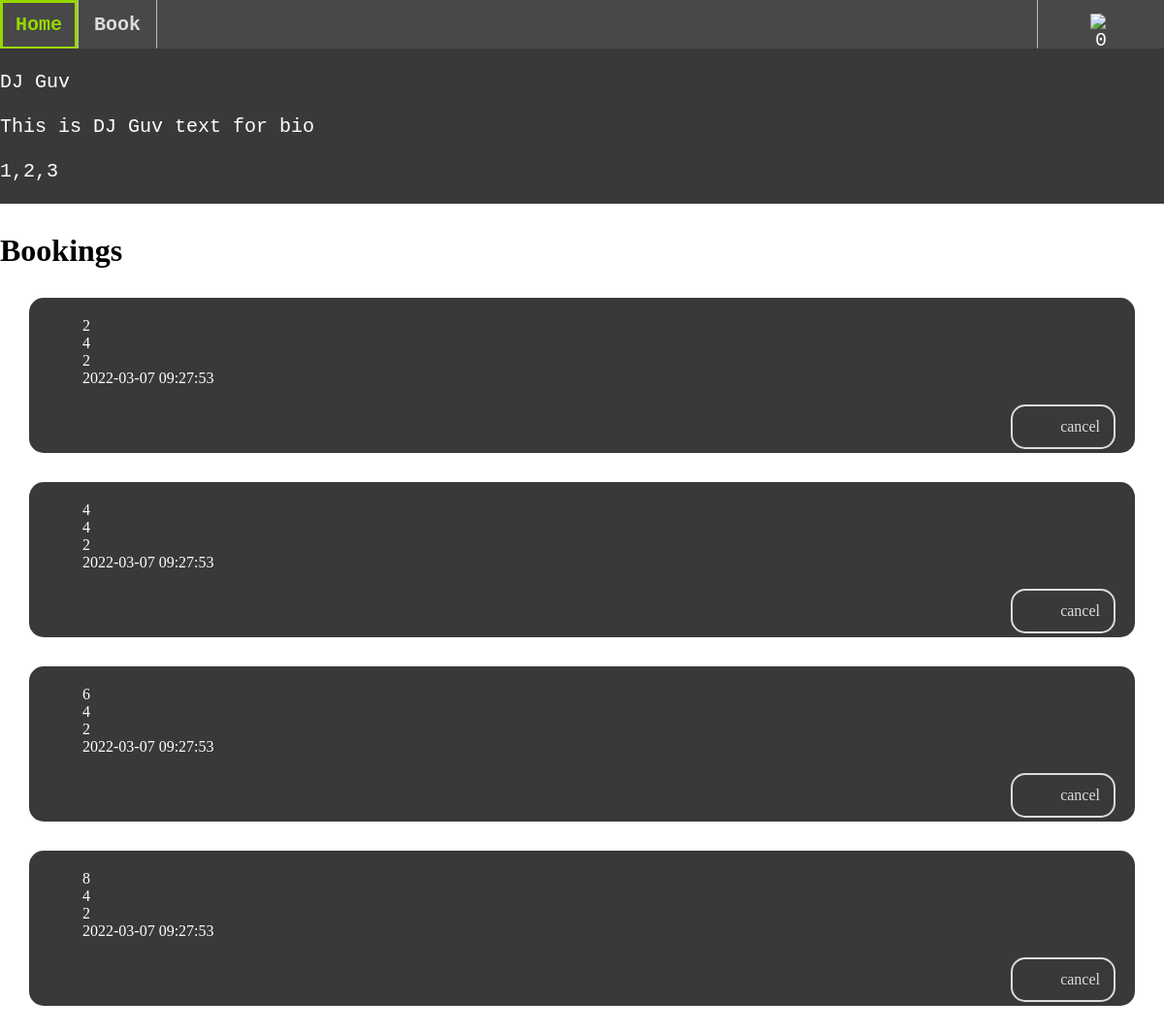
The app's page /profile (signed in), older data.
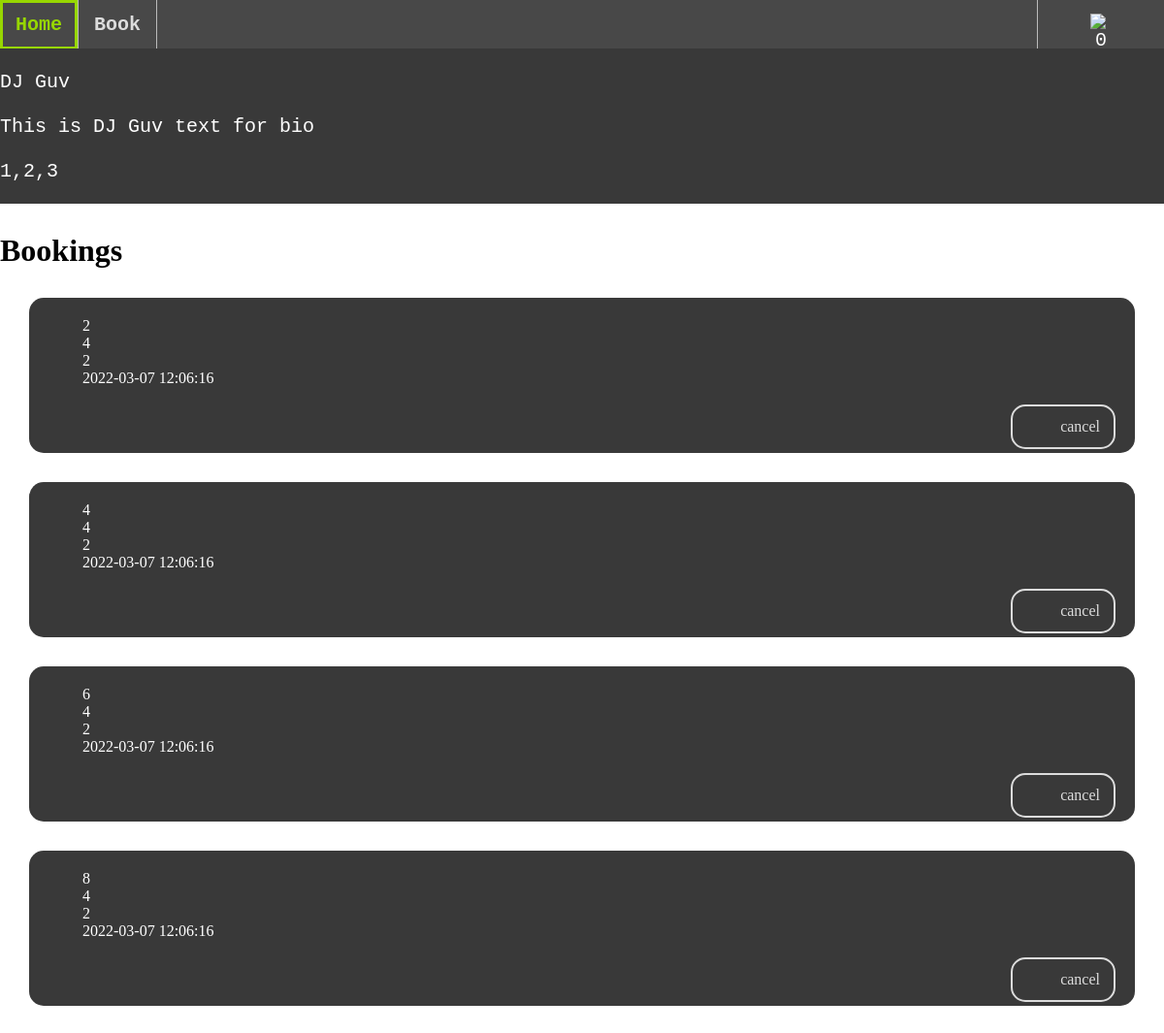
The same page, newer data.
### tables this page shows
CREATE TABLE bookings (
  id INTEGER PRIMARY KEY AUTOINCREMENT,
  booker_id INTEGER NOT NULL,
  dj_id INTEGER NOT NULL,
  created TIMESTAMP NOT NULL DEFAULT CURRENT_TIMESTAMP,
  FOREIGN KEY (booker_id) REFERENCES users(id)
  FOREIGN KEY (dj_id) REFERENCES djs(id)
);

### app.py (the view)
@app.route('/profile')
def get_profile():
    if  'userinfo' in session:
        if session['userinfo']['type'] == 'dj':
            bookings = db.db_getDJBookings(session['userinfo']['id'])
            print("here buddy")
            print(session['userinfo']['id'])
            print(bookings)
        elif (session['userinfo']['type'] == 'customer'):
            bookings = db.db_getCustomerBookings(session['userinfo']['id'])
        else:
            bookings = db.getAllBookings()
        if not bookings :
            bookings = []
        return(render_template('profile.html',user = session['userinfo'],loggedIn = True, bookings = bookings))
    else:
        return(render_template('login.html',error=""))

### db.py (called while the page is built)
def get_db():
    db = None
    if not db:
        try:
            db = sqlite3.connect(
                current_app.config['DATABASE'] )
        except Exception as e:
            print(e)
    return db

def db_getDJBookings(id):
    db = get_db()
    cur = db.cursor()
    cur.execute("SELECT * FROM bookings where dj_id = (?)", [id])
    try: bookings = list(cur.fetchall())
    except: return False
    print(bookings)
    return bookings

### templates/profile.html
{% extends "layout.html" %}
{% block content %}
<div class="fix-div" id = "djListHeader" >
    <br>
    <div class ="username">{{user.username}}</div>
    <br>
    <div class ="bio">{{user.bio}}</div>
    <br>
    <div class ="genres">{{user.genres}}</div>
</div>
<div class = "wrapper">
    <h1>Bookings </h1>
    {%for booking in bookings %}
    <div class = "djContainer">
        <p>{{booking.0}}</p>
        <p>{{booking.1}}</p>
        <p>{{booking.2}}</p>
        <p>{{booking.3}}</p>
        <br>
        <a class= "button" href = "">cancel</a>
    </div>
    {% endfor %}
</div>
{% endblock %}

### templates/layout.html (shortened to what this page needs)
<!DOCTYPE html>
<html>
  <head>
    <link rel = "stylesheet" href="{{ url_for('static',filename='css/main.css') }}">
  </head>
  <body>
    <header>
      <strong><nav class = "fix-nav">
        <ul class="menu">
          <li><a href="{{ url_for('get_home') }}">Home</a></li>
          <li><a href="{{ url_for('get_book')}}">Book</a></li>
          {% if loggedIn %}
          <li style="float:right">  <div class="dropdown">
            <button class="dropbtn">
              <img style = "  display: block;
              margin-left: auto;
              margin-right: auto;
              width: 22%;" class = "dropdownImg" src="https://cdn-icons.flaticon.com/png/512/552/premium/552848.png?token=exp=1637141310~hmac=0df767bb470b9b832f8ff4efa589cd51" alt="0">
            </button>
            {% else %}
            <li style="float:right"><a href="{{ url_for('get_login')}}">Login</a></li>
            {%endif%}
          </li>
        </ul>
      </nav></strong>
    </header>
      {% block content %}
      {% endblock %}
  </body>
</html>

### static/css/main.css (style rules this page uses)
* { border: 0; padding: 0; margin: 0; }
ul { text-decoration: none; font-size: 20px; font-family: 'Courier New', Courier, monospace; list-style-type: none; margin: 0; padding: 0; overflow: hidden; background-color: #484848; }
li { float: left; border-right:1px solid #bbb; }
li:last-child { border-right: none; border-left:1px solid #bbb; }
li a { text-decoration: inherit; display: block; color: #DCDCDC; text-align: center; padding: 14px 16px; }
.dropdown { float: left; overflow: hidden; }
.dropdown .dropbtn { font-size: inherit; font-family: inherit; border: none; outline: none; color: white; width: 130px; padding: 14px 16px; background-color: inherit; margin: 0; }
#djListHeader { background-color: #393939; color: white; text-decoration: none; font-size: 20px; font-family: 'Courier New', Courier, monospace; text-align: left; }
.djContainer { background-color: #393939; color: white; height:120px; margin: 30px 30px; border-radius: 15px; text-align: left; text-indent: 35px; padding: 20px; }
.button { float: right; align-content: left; }
div a { outline: 2px solid #DCDCDC; outline-offset: -2px; text-decoration: inherit; display: block; color:#DCDCDC; text-align: center; position: relative; padding: 14px 16px; border-radius: 15px; }
.fix-nav { position:fixed; z-index: 10; top: 0; width:100%; }
.fix-div { position:fixed; z-index: 10; top: 0 ; height:160px; width:100%; margin-top: 50px }
.wrapper { position: relative; z-index: 1; height:60% ; width: 100%; margin-top:240px }

Row changes from the older to the newer data that the page shows:
changed bookings id 2: created "2022-03-07 09:27:53" → "2022-03-07 12:06:16"
changed bookings id 4: created "2022-03-07 09:27:53" → "2022-03-07 12:06:16"
changed bookings id 6: created "2022-03-07 09:27:53" → "2022-03-07 12:06:16"
changed bookings id 8: created "2022-03-07 09:27:53" → "2022-03-07 12:06:16"
